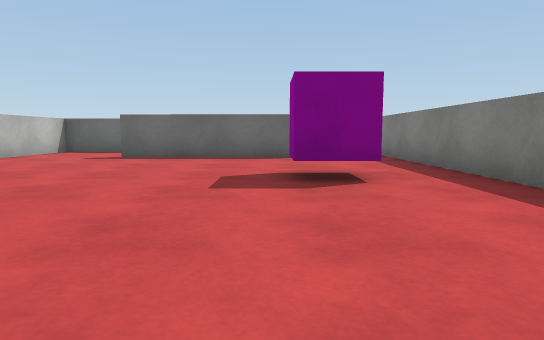
View 1 (above)

13 first-person views from a walk through a 3-D level made in the Unity game engine. The camera is 0.56 m above the floor, tilts 6° down and sees 75° across. The floor is counted in squares, 1 m on a side. Each view is taken from the middle of a square. On the plan, view 1 faces up. The plan holds only what a view shows up to about 10 squares ahead; the rest is blank. Surface patterns are stand-ins for the level's own textures.

View 2
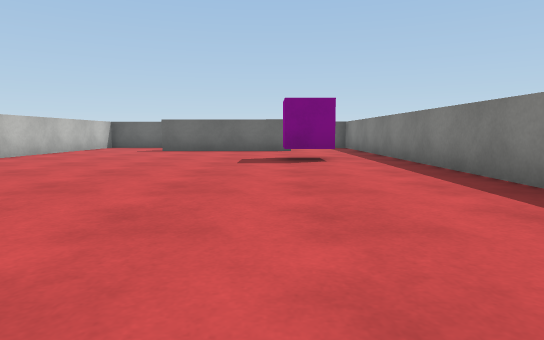

View 3
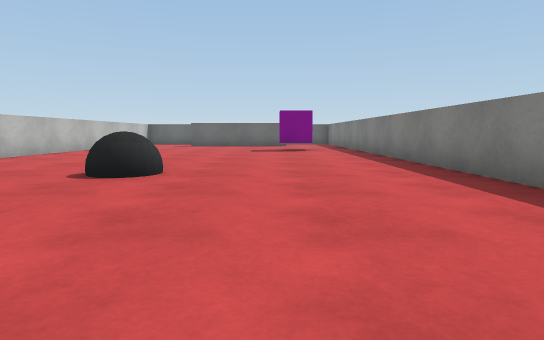

View 4
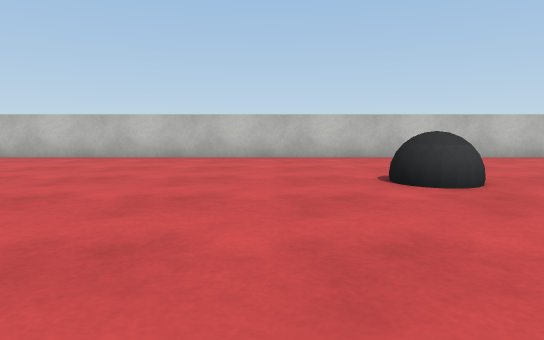

View 5
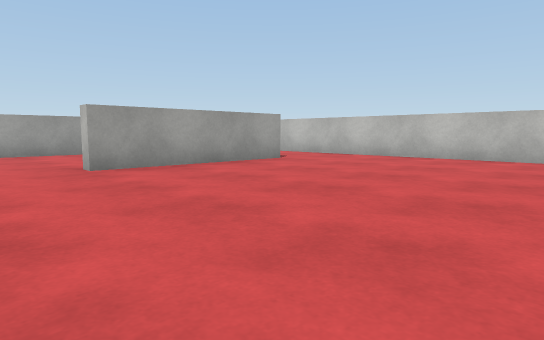

View 6
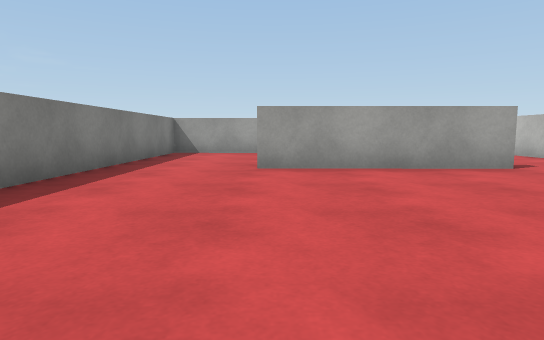

View 7
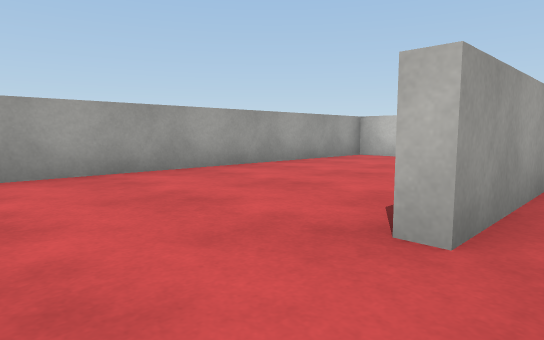

View 8
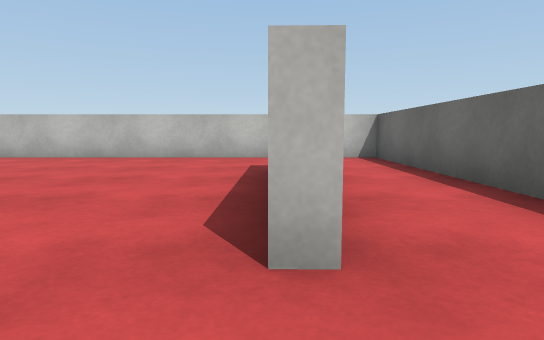

View 9
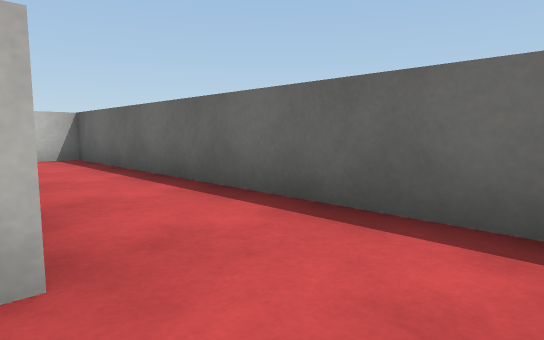

View 10
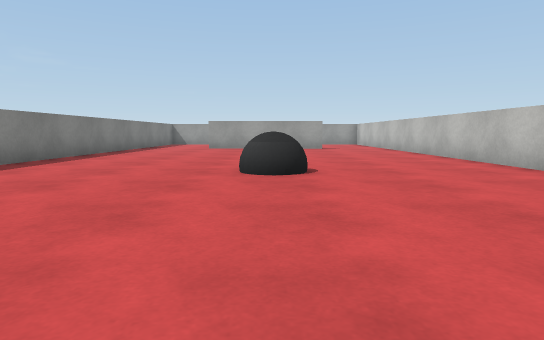

View 11
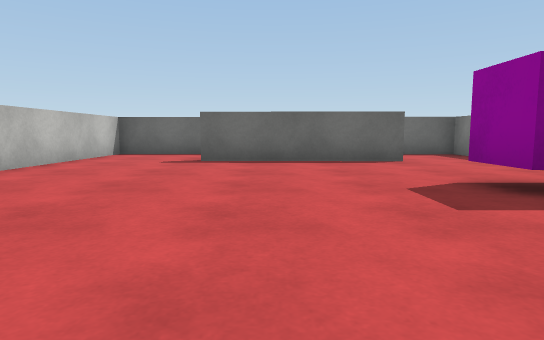

View 12
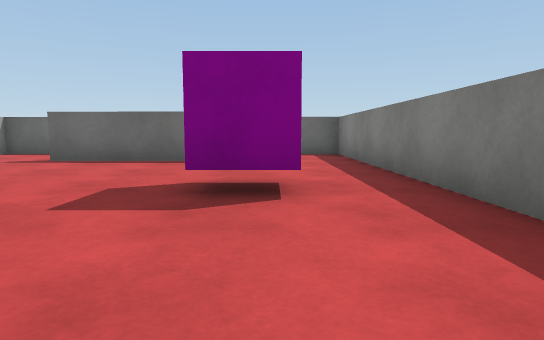

View 13
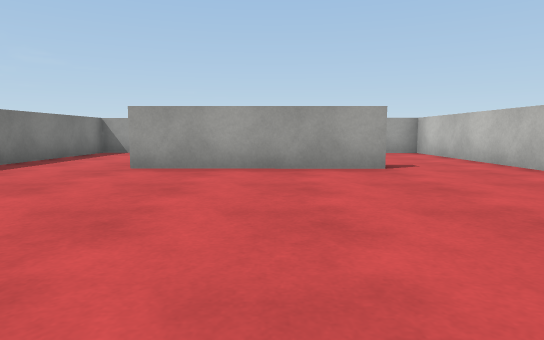

### Floor plan
Points are (right, up) in squares from view 1. A wall is a line through its corners. A room is listed if a view was taken in it or the views show most of it. See-through windows are left out.
Room 1 (views 1, 2, 3, 4, 5, 6, 7, 10, 11, 12, 13)
walls: (-3.8, -9.5) (0.4, -9.6); (-6, 7.4) (-6, -9.6); (0.7, 8) (-3.5, 8); (2.7, -9.4) (2.7, 7.5)
ways out: opening at (-4.5, 8) to room 2; opening at (1.5, 8) to room 2; opening at (-4.5, -10) to room 3; opening at (1.5, -10) to room 3
objects: other object (-2, -2); other object (1, 4) to (1, 5)
Room 2 (views 8, 9)
walls: (2.7, 7.5) (2.7, 10.2) (-6, 10.4) (-6, 7.4)
ways out: opening at (-4.5, 8) to room 1; opening at (1.5, 8) to room 1
Room 3 (no view inside)
walls: (0.4, -9.6) (0.4, -10); (-6, -9.6) (-6, -13.8) (2.7, -13.9) (2.7, -9.4)
ways out: opening at (-4.5, -10) to room 1; opening at (1.5, -10) to room 1

Positions as (right, up) in squares from view 1, and headings:
1: (0, 0), facing up
2: (0, -3), facing up
3: (0, -7), facing up
4: (2, -4), facing left
5: (2, -4), facing down-left
6: (0, -4), facing down
7: (2, -9), facing down-left
8: (2, 8), facing left
9: (2, 8), facing up-left
10: (-2, 3), facing down
11: (-2, 1), facing up
12: (1, 1), facing up
13: (-2, -4), facing down
